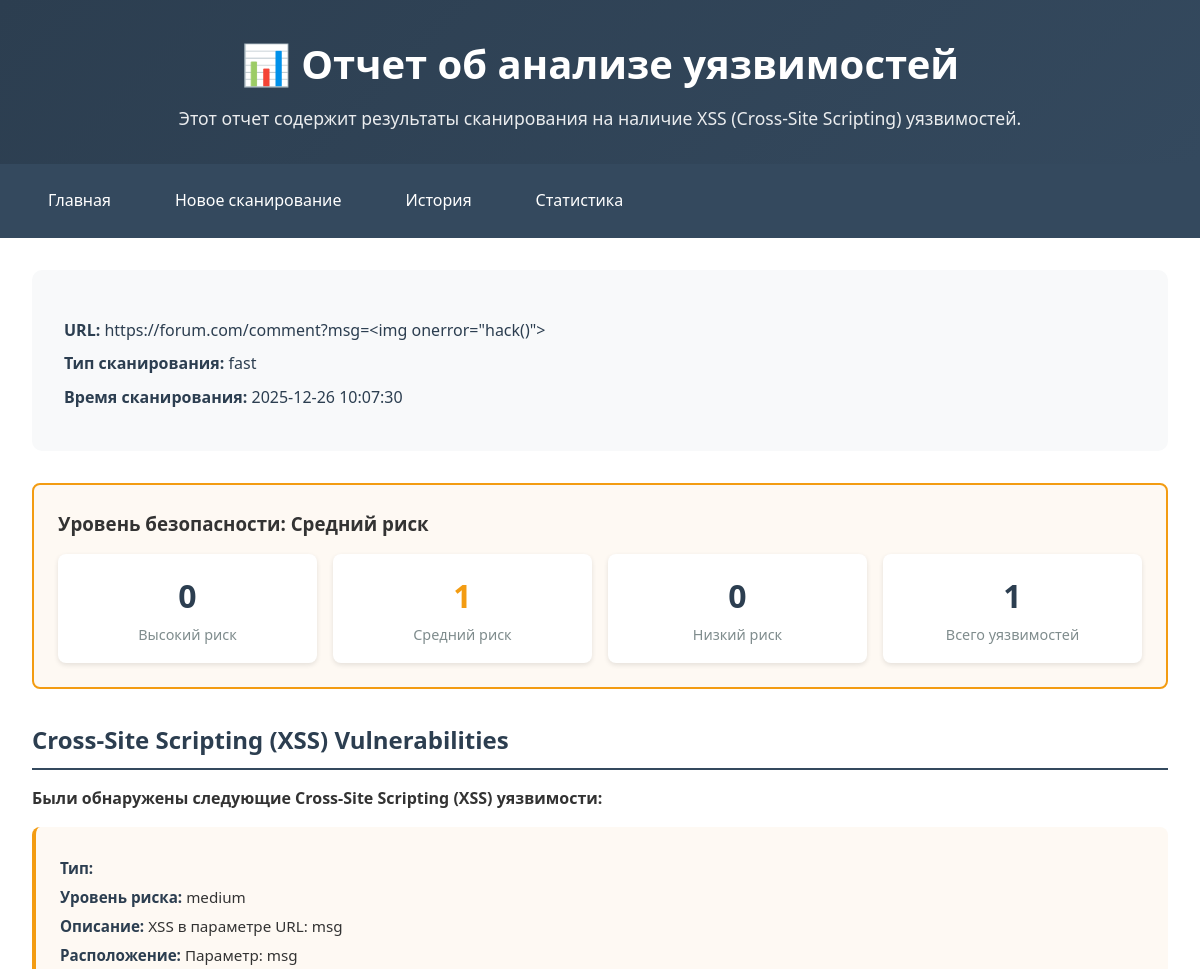
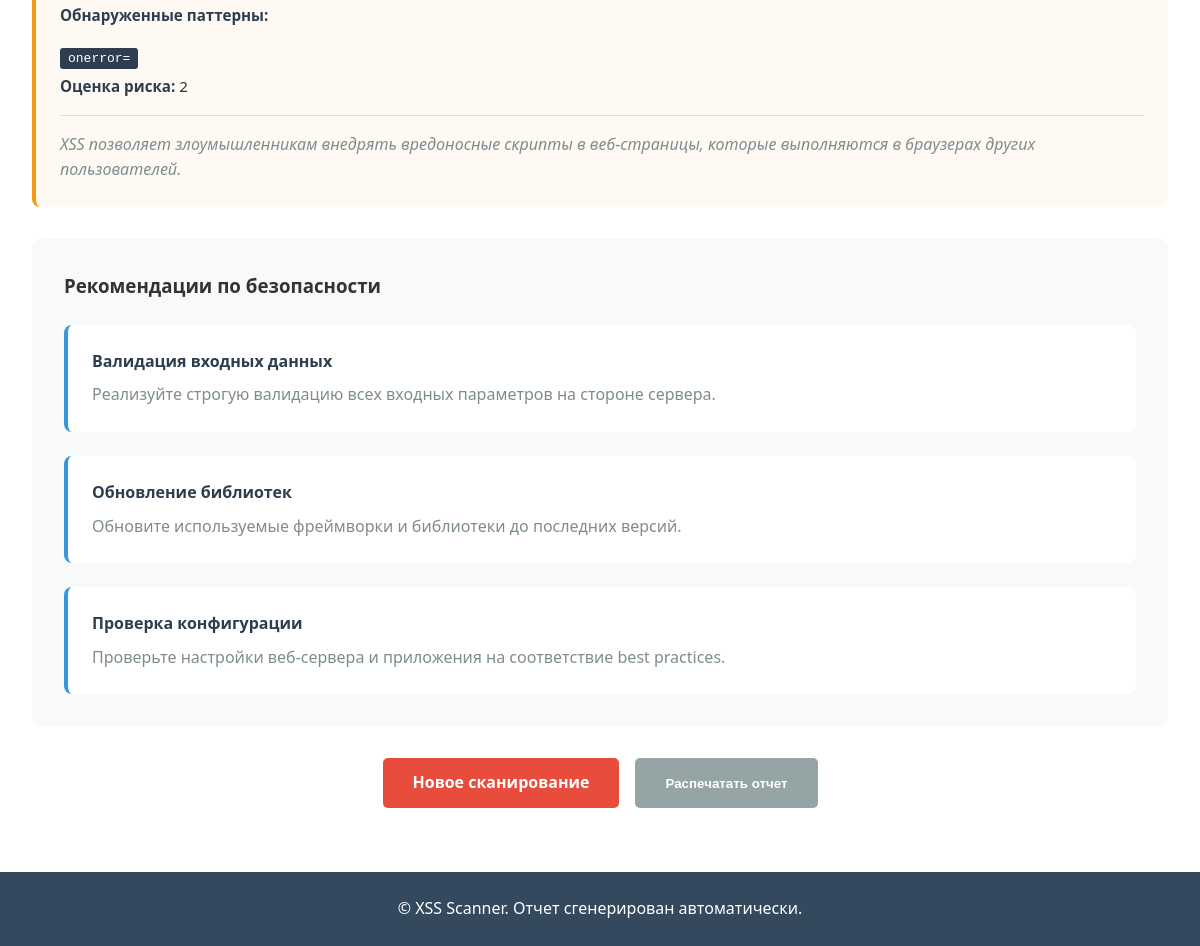
Screenshot of /report/-3216105447750637176 with the database file from the repository (2 pictures, top to bottom).
### tables this page shows
CREATE TABLE scans (
                    id INTEGER PRIMARY KEY AUTOINCREMENT,
                    scan_id TEXT UNIQUE NOT NULL,
                    url TEXT NOT NULL,
                    scan_type TEXT NOT NULL,
                    status TEXT DEFAULT 'pending',
                    progress INTEGER DEFAULT 0,
                    message TEXT,
                    timestamp DATETIME DEFAULT CURRENT_TIMESTAMP,
                    completed_at DATETIME
                );

CREATE TABLE scan_summaries (
                    id INTEGER PRIMARY KEY AUTOINCREMENT,
                    scan_id TEXT UNIQUE NOT NULL,
                    total_vulnerabilities INTEGER DEFAULT 0,
                    high_risk INTEGER DEFAULT 0,
                    medium_risk INTEGER DEFAULT 0,
                    low_risk INTEGER DEFAULT 0,
                    total_risk_score INTEGER DEFAULT 0,
                    security_level TEXT,
                    FOREIGN KEY (scan_id) REFERENCES scans(scan_id) ON DELETE CASCADE
                );

CREATE TABLE vulnerabilities (
                    id INTEGER PRIMARY KEY AUTOINCREMENT,
                    scan_id TEXT NOT NULL,
                    vuln_type TEXT NOT NULL,
                    severity TEXT NOT NULL,
                    description TEXT,
                    location TEXT,
                    evidence TEXT,
                    risk_score INTEGER,
                    FOREIGN KEY (scan_id) REFERENCES scans(scan_id) ON DELETE CASCADE
                );

CREATE TABLE recommendations (
                    id INTEGER PRIMARY KEY AUTOINCREMENT,
                    severity TEXT NOT NULL,
                    title TEXT NOT NULL,
                    description TEXT NOT NULL,
                    priority INTEGER DEFAULT 0
                );

### app.py (the view)
@app.route('/report/<scan_id>')
def report(scan_id):
    results = db.get_scan(scan_id)
    if results:
        security_level = results.get('scan_summary', {}).get('security_level', 'Безопасно').lower()
        if security_level == 'высокий риск':
            severity = 'high'
        elif security_level == 'средний риск':
            severity = 'medium'
        elif security_level == 'низкий риск':
            severity = 'low'
        else:
            severity = 'safe'
        recommendations = db.get_recommendations(severity)
        return render_template('report.html',
                               results=results,
                               scan_id=scan_id,
                               recommendations=recommendations)
    return render_template('report.html', error="Отчет не найден или сканирование еще не завершено")

### database.py (called while the page is built)
    @contextmanager
    def get_connection(self):
        conn = sqlite3.connect(self.db_path)
        conn.row_factory = sqlite3.Row
        try:
            yield conn
            conn.commit()
        except Exception as e:
            conn.rollback()
            logger.error(f"Database error: {str(e)}")
            raise
        finally:
            conn.close()

    def get_recommendations(self, severity):
        with self.get_connection() as conn:
            cursor = conn.cursor()
            cursor.execute('''
            SELECT title, description, priority
            FROM recommendations
            WHERE severity = ?
            ORDER BY priority
            LIMIT 3
            ''', (severity,))
            return [dict(row) for row in cursor.fetchall()]

### templates/report.html (shortened to what this page needs)
<!DOCTYPE html>
<html lang="ru">
<head>
    <link rel="stylesheet" href="{{ url_for('static', filename='style.css') }}">
</head>
<body>
    <div class="container">
        <header>
            <h1>📊 Отчет об анализе уязвимостей</h1>
            <p>Этот отчет содержит результаты сканирования на наличие XSS (Cross-Site Scripting) уязвимостей.</p>
        </header>
        <nav>
            <a href="/" class="nav-link">Главная</a>
            <a href="/scan" class="nav-link">Новое сканирование</a>
            <a href="/history" class="nav-link">История</a>
            <a href="/statistics" class="nav-link">Статистика</a>
        </nav>
        <main>
            {% if error %}
                <div class="alert error">
                    {{ error }}
                </div>
            {% elif results %}
                <div class="report-header">
                    <div class="scan-info">
                        <p><strong>URL:</strong> {{ results.url }}</p>
                        <p><strong>Тип сканирования:</strong> {{ results.scan_type }}</p>
                        <p><strong>Время сканирования:</strong> {{ results.timestamp }}</p>
                    </div>
                </div>
                {% set summary = results.scan_summary %}
                <div class="summary-section">
                    <div class="security-level {{ summary.security_level|lower|replace(' ', '-') }}">
                        <h3>Уровень безопасности: {{ summary.security_level }}</h3>
                        <div class="stats">
                            <div class="stat">
                                <span class="stat-number {{ 'high-risk' if summary.high_risk > 0 else '' }}">{{ summary.high_risk }}</span>
                                <span class="stat-label">Высокий риск</span>
                            </div>
                            <div class="stat">
                                <span class="stat-number {{ 'medium-risk' if summary.medium_risk > 0 else '' }}">{{ summary.medium_risk }}</span>
                                <span class="stat-label">Средний риск</span>
                            </div>
                            <div class="stat">
                                <span class="stat-number {{ 'low-risk' if summary.low_risk > 0 else '' }}">{{ summary.low_risk }}</span>
                                <span class="stat-label">Низкий риск</span>
                            </div>
                            <div class="stat">
                                <span class="stat-number">{{ summary.total_vulnerabilities }}</span>
                                <span class="stat-label">Всего уязвимостей</span>
                            </div>
                        </div>
                    </div>
                </div>
                <div class="vulnerability-section">
                    <h2>Cross-Site Scripting (XSS) Vulnerabilities</h2>
                    {% if results.vulnerabilities %}
                        <p><strong>Были обнаружены следующие Cross-Site Scripting (XSS) уязвимости:</strong></p>
                        {% for vuln in results.vulnerabilities %}
                        <div class="vulnerability-item {{ vuln.severity }}-severity">
                            <div class="vuln-details">
                                <p><strong>Тип:</strong> {{ vuln.type }}</p>
                                <p><strong>Уровень риска:</strong> {{ vuln.severity }}</p>
                                <p><strong>Описание:</strong> {{ vuln.description }}</p>
                                {% if vuln.location %}
                                <p><strong>Расположение:</strong> {{ vuln.location }}</p>
                                {% endif %}
                                {% if vuln.evidence and vuln.evidence|length > 0 %}
                                <p><strong>Обнаруженные паттерны:</strong></p>
                                <div class="evidence">
                                    {% for evidence in vuln.evidence[:3] %}
                                    <code>{{ evidence|e }}</code><br>
                                    {% endfor %}
                                </div>
                                {% endif %}
                                <p><strong>Оценка риска:</strong> {{ vuln.risk_score }}</p>
                            </div>
                            <div class="vuln-description">
                                <p>XSS позволяет злоумышленникам внедрять вредоносные скрипты в веб-страницы, которые выполняются в браузерах других пользователей.</p>
                            </div>
                        </div>
                        {% endfor %}
                    {% else %}
                        <div class="no-vulnerabilities">
                            <h3>✅ Безопасно</h3>
                            <p>Cross-Site Scripting (XSS) уязвимости не обнаружены.</p>
                        </div>
                    {% endif %}
                </div>
                <div class="recommendations">
                    <h3>Рекомендации по безопасности</h3>
                    <div class="recommendation-list">
                        {% if recommendations %}
                            {% for rec in recommendations %}
                            <div class="recommendation-item">
                                <h4>{{ rec.title }}</h4>
                                <p>{{ rec.description }}</p>
                            </div>
                            {% endfor %}
                        {% endif %}
                    </div>
                </div>
                <div class="actions">
                    <a href="/scan" class="cta-button">Новое сканирование</a>
                    <button onclick="window.print()" class="secondary-button">Распечатать отчет</button>
                </div>
            {% else %}
                <div class="alert info">
                    <p>Данные отчета не найдены. Возможно, сканирование еще не завершено.</p>
                    <a href="/scan" class="cta-button">Вернуться к сканированию</a>
                </div>
            {% endif %}
        </main>
        <footer>
            <p>&copy; XSS Scanner. Отчет сгенерирован автоматически.</p>
        </footer>
    </div>
</body>
</html>

### static/style.css (style rules this page uses)
* { margin: 0; padding: 0; box-sizing: border-box; }
body { font-family: 'Segoe UI', Tahoma, Geneva, Verdana, sans-serif; line-height: 1.6; color: #333; background: #1a1a1a; min-height: 100vh; }
.container { max-width: 1200px; margin: 0 auto; background: white; min-height: 100vh; box-shadow: 0 0 10px rgba(0,0,0,0.1); }
header { background: linear-gradient(135deg, #2c3e50, #34495e); color: white; padding: 2rem; text-align: center; }
header h1 { font-size: 2.5rem; margin-bottom: 0.5rem; }
header p { font-size: 1.1rem; opacity: 0.9; }
nav { background: #34495e; padding: 1rem 2rem; display: flex; gap: 2rem; }
.nav-link { color: white; text-decoration: none; padding: 0.5rem 1rem; border-radius: 5px; transition: background 0.3s; }
main { padding: 2rem; }
.cta-button { display: inline-block; background: #e74c3c; color: white; padding: 12px 30px; text-decoration: none; border-radius: 5px; font-weight: bold; transition: background 0.3s; border: none; cursor: pointer; }
.secondary-button { background: #95a5a6; color: white; padding: 12px 30px; border: none; border-radius: 5px; cursor: pointer; font-weight: bold; transition: background 0.3s; }
.evidence { margin-top: 1rem; }
.evidence code { background: #2c3e50; color: white; padding: 0.2rem 0.5rem; border-radius: 3px; font-family: monospace; }
.stats { display: grid; grid-template-columns: repeat(auto-fit, minmax(150px, 1fr)); gap: 1rem; margin-top: 1rem; }
.stat { text-align: center; padding: 1rem; background: white; border-radius: 8px; box-shadow: 0 2px 5px rgba(0,0,0,0.1); }
.stat-number { display: block; font-size: 2rem; font-weight: bold; color: #2c3e50; }
.stat-number.medium-risk { color: #f39c12; }
.stat-label { font-size: 0.9rem; color: #7f8c8d; }
footer { background: #34495e; color: white; text-align: center; padding: 1.5rem; margin-top: 2rem; }
.security-level { padding: 1.5rem; border-radius: 8px; margin-bottom: 2rem; }
.security-level.средний-риск { background: #fef9f3; border: 2px solid #f39c12; }
.report-header { background: #f8f9fa; padding: 2rem; border-radius: 10px; margin-bottom: 2rem; }
.scan-info { margin-top: 1rem; }
.scan-info p { margin: 0.5rem 0; color: #2c3e50; }
.summary-section { margin-bottom: 2rem; }
.recommendations { background: #f8f9fa; padding: 2rem; border-radius: 10px; margin: 2rem 0; }
.recommendation-list { display: grid; gap: 1.5rem; margin-top: 1.5rem; }
.recommendation-item { background: white; padding: 1.5rem; border-radius: 8px; border-left: 4px solid #3498db; }
.recommendation-item h4 { color: #2c3e50; margin-bottom: 0.5rem; }
.recommendation-item p { color: #7f8c8d; margin: 0; }
.actions { display: flex; gap: 1rem; justify-content: center; margin-top: 2rem; }
.vulnerability-section { margin: 2rem 0; }
.vulnerability-section h2 { color: #2c3e50; margin-bottom: 1rem; border-bottom: 2px solid #34495e; padding-bottom: 0.5rem; }
.vulnerability-item { background: #f8f9fa; padding: 1.5rem; margin: 1rem 0; border-radius: 8px; border-left: 4px solid #3498db; }
.vulnerability-item.medium-severity { border-left-color: #f39c12; background: #fef9f3; }
.vuln-details { margin-bottom: 1rem; }
.vuln-details p { margin: 0.3rem 0; font-size: 0.95rem; }
.vuln-details strong { color: #2c3e50; }
.vuln-description { font-style: italic; color: #7f8c8d; border-top: 1px solid #ddd; padding-top: 1rem; margin-top: 1rem; }

### rows the page displays
scans: url "https://forum.com/comment?msg=<img onerror=\"hack()\">", scan_type "fast", timestamp "2025-12-26 10:07:30"
scan_summaries: security_level "Средний риск", high_risk "0", medium_risk "1", low_risk "0", total_vulnerabilities "1"
vulnerabilities: severity "medium", description "XSS в параметре URL: msg", location "Параметр: msg", 3 "onerror=", risk_score "2"
recommendations: title "Валидация входных данных", description "Реализуйте строгую валидацию всех входных параметров на стороне сервера."
recommendations: title "Обновление библиотек", description "Обновите используемые фреймворки и библиотеки до последних версий."
recommendations: title "Проверка конфигурации", description "Проверьте настройки веб-сервера и приложения на соответствие best practices."
